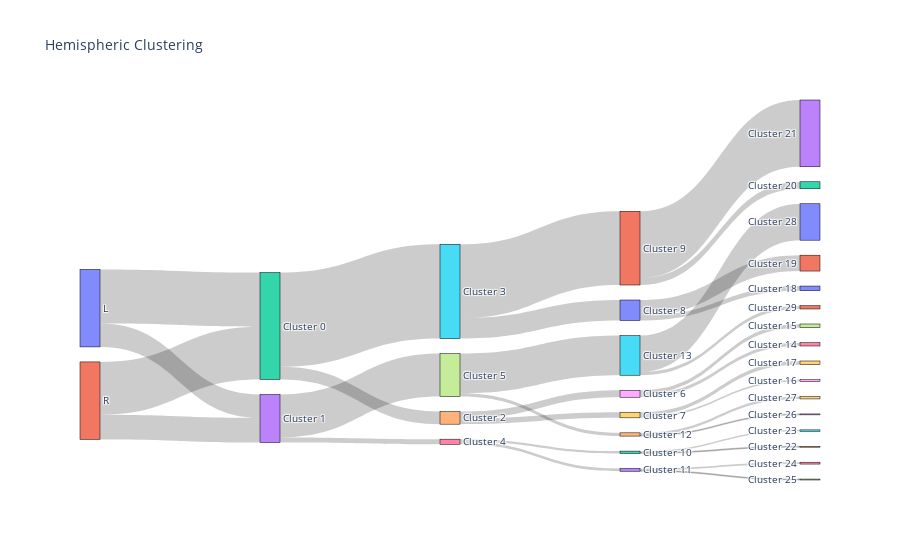

Notebook code cell kept with this figure:
### Code cell
hemispheric_clusters, encoded_labels = append_apriori_labels(
    meta.Hemisphere, cluster_labels
)

source, target, value = count_groups(hemispheric_clusters)

fig = go.Figure(
    data=[
        go.Sankey(
            node=dict(
                pad=15,
                thickness=20,
                line=dict(color="black", width=0.5),
                label=encoded_labels
                + [f"Cluster {i}" for i in range(np.max(hemispheric_clusters))],
            ),
            link=dict(source=source, target=target, value=value),
        )
    ]
)

fig.update_layout(title_text="Hemispheric Clustering", font_size=10)
fig.show(dpi=300, width=1000, height=600)

### Figure 1 — Plotly figure (JSON) as saved in the notebook; plotly's stock layout.template omitted (floating-point values rounded to 4 significant figures)
{"data": [{"link": {"source": [0, 0, 1, 1, 2, 2, 3, 3, 4, 4, 5, 5, 6, 6, 7, 7, 8, 8, 9, 9, 10, 10, 11, 11, 12, 12, 13, 13, 14, 14, 15, 15], "target": [2, 3, 2, 3, 4, 5, 6, 7, 8, 9, 10, 11, 12, 13, 14, 15, 16, 17, 18, 19, 20, 21, 22, 23, 24, 25, 26, 27, 28, 29, 30, 31], "value": [116, 50, 113, 53, 27, 202, 11, 92, 15, 12, 44, 158, 5, 6, 7, 85, 7, 8, 4, 8, 10, 34, 15, 143, 2, 3, 4, 2, 2, 5, 78, 7]}, "node": {"label": ["L", "R", "Cluster 0", "Cluster 1", "Cluster 2", "Cluster 3", "Cluster 4", "Cluster 5", "Cluster 6", "Cluster 7", "Cluster 8", "Cluster 9", "Cluster 10", "Cluster 11", "Cluster 12", "Cluster 13", "Cluster 14", "Cluster 15", "Cluster 16", "Cluster 17", "Cluster 18", "Cluster 19", "Cluster 20", "Cluster 21", "Cluster 22", "Cluster 23", "Cluster 24", "Cluster 25", "Cluster 26", "Cluster 27", "Cluster 28", "Cluster 29", "Cluster 30"], "line": {"color": "black", "width": 0.5}, "pad": 15, "thickness": 20}, "type": "sankey"}], "layout": {"autosize": true, "font": {"size": 10}, "title": {"text": "Hemispheric Clustering"}}}
